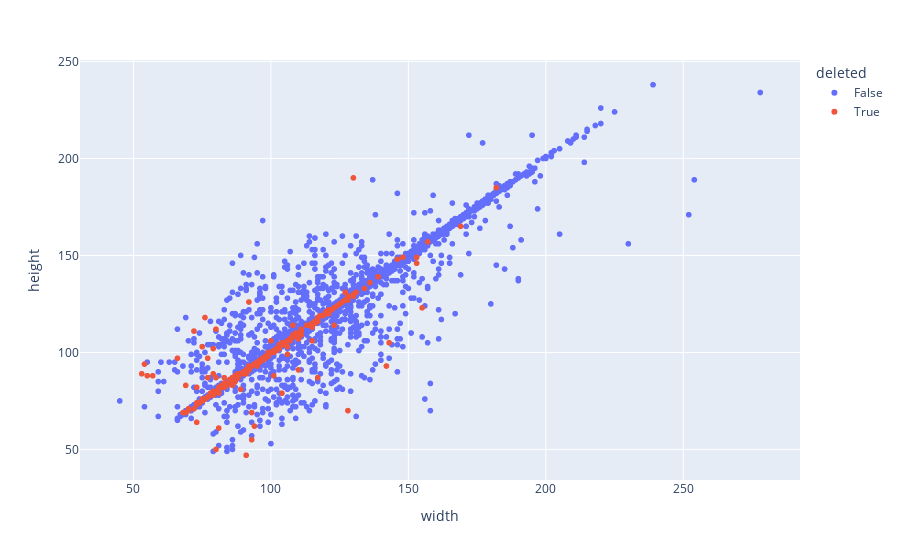

Notebook source saved alongside this figure:
### Code cell
image_cells = df[df['image'] == 3556]
fig = px.scatter(image_cells, x="width", y="height", color="deleted")
fig.show()

### Figure 1 — Plotly figure (JSON) as saved in the notebook; plotly's stock layout.template omitted (floating-point values rounded to 4 significant figures; data arrays with more than 128 entries replaced by an {"elided": "..."} marker saying what was removed)
{"data": [{"hovertemplate": "deleted=False<br>width=%{x}<br>height=%{y}<extra></extra>", "legendgroup": "False", "marker": {"color": "#636efa", "symbol": "circle"}, "mode": "markers", "name": "False", "showlegend": true, "type": "scattergl", "x": {"elided": "8607 int values"}, "xaxis": "x", "y": {"elided": "8607 int values"}, "yaxis": "y"}, {"hovertemplate": "deleted=True<br>width=%{x}<br>height=%{y}<extra></extra>", "legendgroup": "True", "marker": {"color": "#EF553B", "symbol": "circle"}, "mode": "markers", "name": "True", "showlegend": true, "type": "scattergl", "x": {"elided": "355 int values"}, "xaxis": "x", "y": {"elided": "355 int values"}, "yaxis": "y"}], "layout": {"legend": {"title": {"text": "deleted"}, "tracegroupgap": 0}, "margin": {"t": 60}, "xaxis": {"anchor": "y", "domain": [0, 1], "title": {"text": "width"}}, "yaxis": {"anchor": "x", "domain": [0, 1], "title": {"text": "height"}}}}
